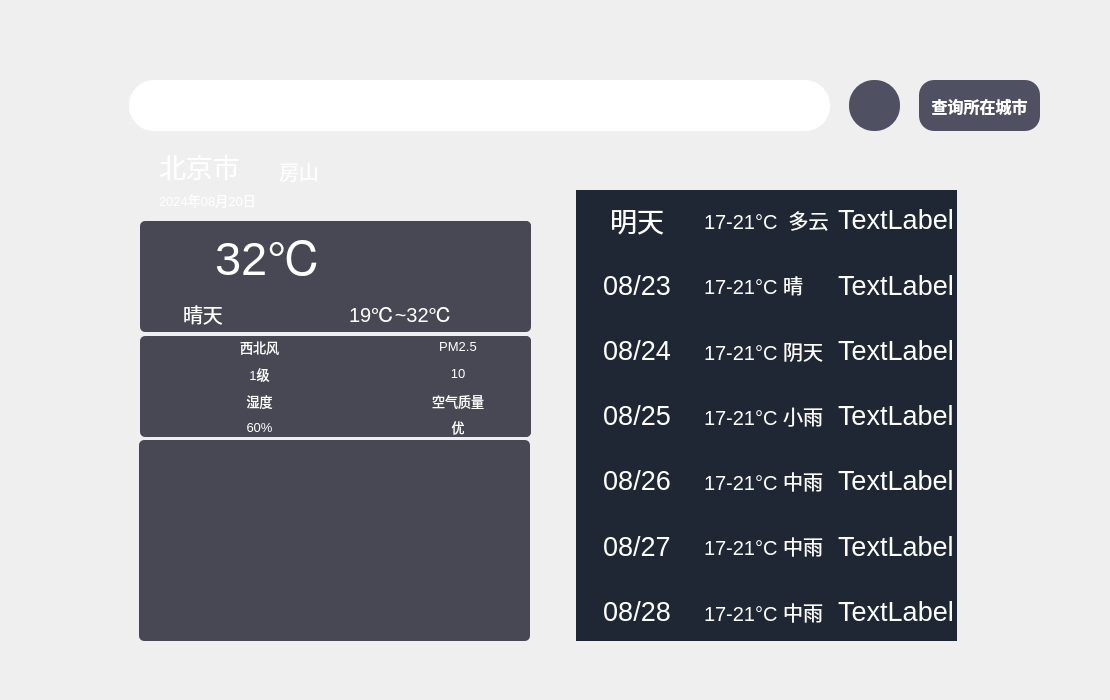
<?xml version="1.0" encoding="UTF-8"?>
<ui version="4.0">
 <class>indexWidget</class>
 <widget class="QWidget" name="indexWidget">
  <property name="geometry">
   <rect>
    <x>0</x>
    <y>0</y>
    <width>1110</width>
    <height>700</height>
   </rect>
  </property>
  <property name="windowTitle">
   <string>Form</string>
  </property>
  <property name="styleSheet">
   <string notr="true">#nameText
{
	font-size:28px;
	color: rgba(200, 200, 200, 1);
}
#infoText
{
	font-size:15px;
	color: rgba(200, 200, 200, 1);
}</string>
  </property>
  <widget class="QWidget" name="mainWidget" native="true">
   <property name="geometry">
    <rect>
     <x>-1</x>
     <y>-40</y>
     <width>1211</width>
     <height>700</height>
    </rect>
   </property>
   <property name="styleSheet">
    <string notr="true">QLabel
{
	background-color:rgba(0,0,0,0);
}</string>
   </property>
   <widget class="QWidget" name="infoWidget" native="true">
    <property name="geometry">
     <rect>
      <x>120</x>
      <y>110</y>
      <width>1051</width>
      <height>611</height>
     </rect>
    </property>
    <widget class="QLineEdit" name="searchbox">
     <property name="geometry">
      <rect>
       <x>10</x>
       <y>10</y>
       <width>701</width>
       <height>51</height>
      </rect>
     </property>
     <property name="font">
      <font>
       <pointsize>12</pointsize>
       <bold>true</bold>
      </font>
     </property>
     <property name="styleSheet">
      <string notr="true">border-radius:25px;
color:white;</string>
     </property>
     <property name="alignment">
      <set>Qt::AlignmentFlag::AlignCenter</set>
     </property>
    </widget>
    <widget class="QPushButton" name="querybutton">
     <property name="geometry">
      <rect>
       <x>730</x>
       <y>10</y>
       <width>51</width>
       <height>51</height>
      </rect>
     </property>
     <property name="maximumSize">
      <size>
       <width>519</width>
       <height>16777215</height>
      </size>
     </property>
     <property name="font">
      <font>
       <pointsize>10</pointsize>
       <bold>true</bold>
      </font>
     </property>
     <property name="styleSheet">
      <string notr="true">background-color: rgb(80, 80, 99);
border-radius:25px;
</string>
     </property>
     <property name="text">
      <string/>
     </property>
    </widget>
    <widget class="QLabel" name="today_date_lab">
     <property name="geometry">
      <rect>
       <x>40</x>
       <y>120</y>
       <width>101</width>
       <height>20</height>
      </rect>
     </property>
     <property name="font">
      <font>
       <pointsize>10</pointsize>
      </font>
     </property>
     <property name="styleSheet">
      <string notr="true">color: white;</string>
     </property>
     <property name="text">
      <string>2024年08月20日</string>
     </property>
    </widget>
    <widget class="QLabel" name="parent_lab">
     <property name="geometry">
      <rect>
       <x>40</x>
       <y>80</y>
       <width>111</width>
       <height>31</height>
      </rect>
     </property>
     <property name="font">
      <font>
       <pointsize>20</pointsize>
      </font>
     </property>
     <property name="styleSheet">
      <string notr="true">color: white;</string>
     </property>
     <property name="text">
      <string>北京市</string>
     </property>
     <property name="alignment">
      <set>Qt::AlignmentFlag::AlignLeading|Qt::AlignmentFlag::AlignLeft|Qt::AlignmentFlag::AlignVCenter</set>
     </property>
    </widget>
    <widget class="QLabel" name="cityname_lab">
     <property name="geometry">
      <rect>
       <x>160</x>
       <y>80</y>
       <width>91</width>
       <height>41</height>
      </rect>
     </property>
     <property name="font">
      <font>
       <pointsize>15</pointsize>
      </font>
     </property>
     <property name="styleSheet">
      <string notr="true">color: white;</string>
     </property>
     <property name="text">
      <string>房山</string>
     </property>
    </widget>
    <widget class="QWidget" name="gridWidget" native="true">
     <property name="geometry">
      <rect>
       <x>457</x>
       <y>120</y>
       <width>381</width>
       <height>451</height>
      </rect>
     </property>
     <property name="styleSheet">
      <string notr="true">background-color:rgb(31, 39, 53);
border-radius: 15px</string>
     </property>
     <layout class="QGridLayout" name="gridLayout">
      <item row="0" column="0">
       <layout class="QVBoxLayout" name="verticalLayout">
        <item>
         <widget class="QLabel" name="day1_date">
          <property name="font">
           <font>
            <pointsize>20</pointsize>
            <bold>false</bold>
           </font>
          </property>
          <property name="styleSheet">
           <string notr="true">color: white;
background-color:rgb(31, 39, 53);
border-radius:0px;</string>
          </property>
          <property name="text">
           <string>明天</string>
          </property>
          <property name="alignment">
           <set>Qt::AlignmentFlag::AlignCenter</set>
          </property>
         </widget>
        </item>
        <item>
         <widget class="QLabel" name="day2_date">
          <property name="font">
           <font>
            <pointsize>20</pointsize>
           </font>
          </property>
          <property name="styleSheet">
           <string notr="true">background-color:rgb(31, 39, 53);color: white;
border-radius:0;</string>
          </property>
          <property name="text">
           <string>08/23</string>
          </property>
          <property name="alignment">
           <set>Qt::AlignmentFlag::AlignCenter</set>
          </property>
         </widget>
        </item>
        <item>
         <widget class="QLabel" name="day3_date">
          <property name="font">
           <font>
            <pointsize>20</pointsize>
           </font>
          </property>
          <property name="styleSheet">
           <string notr="true">border-radius:0;background-color:rgb(31, 39, 53);color: white;</string>
          </property>
          <property name="text">
           <string>08/24</string>
          </property>
          <property name="alignment">
           <set>Qt::AlignmentFlag::AlignCenter</set>
          </property>
         </widget>
        </item>
        <item>
         <widget class="QLabel" name="day4_date">
          <property name="font">
           <font>
            <pointsize>20</pointsize>
           </font>
          </property>
          <property name="styleSheet">
           <string notr="true">border-radius:0;background-color:rgb(31, 39, 53);color: white;</string>
          </property>
          <property name="text">
           <string>08/25</string>
          </property>
          <property name="alignment">
           <set>Qt::AlignmentFlag::AlignCenter</set>
          </property>
         </widget>
        </item>
        <item>
         <widget class="QLabel" name="day5_date">
          <property name="font">
           <font>
            <pointsize>20</pointsize>
           </font>
          </property>
          <property name="styleSheet">
           <string notr="true">background-color:rgb(31, 39, 53);color: white;
border-radius:0;</string>
          </property>
          <property name="text">
           <string>08/26</string>
          </property>
          <property name="alignment">
           <set>Qt::AlignmentFlag::AlignCenter</set>
          </property>
         </widget>
        </item>
        <item alignment="Qt::AlignmentFlag::AlignHCenter">
         <widget class="QLabel" name="day6_date">
          <property name="font">
           <font>
            <pointsize>20</pointsize>
           </font>
          </property>
          <property name="styleSheet">
           <string notr="true">background-color:rgb(31, 39, 53);color: white;
border-radius:0;</string>
          </property>
          <property name="text">
           <string>08/27</string>
          </property>
         </widget>
        </item>
        <item>
         <widget class="QLabel" name="day7_date">
          <property name="font">
           <font>
            <pointsize>20</pointsize>
           </font>
          </property>
          <property name="styleSheet">
           <string notr="true">background-color:rgb(31, 39, 53);color: white;
border-radius:0;</string>
          </property>
          <property name="text">
           <string>08/28</string>
          </property>
          <property name="alignment">
           <set>Qt::AlignmentFlag::AlignCenter</set>
          </property>
         </widget>
        </item>
       </layout>
      </item>
      <item row="0" column="2">
       <layout class="QVBoxLayout" name="verticalLayout_4">
        <item>
         <widget class="QLabel" name="day1_pic">
          <property name="font">
           <font>
            <pointsize>20</pointsize>
           </font>
          </property>
          <property name="styleSheet">
           <string notr="true">border-radius:0;
background-color:rgb(31, 39, 53);color: white;</string>
          </property>
          <property name="text">
           <string>TextLabel</string>
          </property>
          <property name="alignment">
           <set>Qt::AlignmentFlag::AlignCenter</set>
          </property>
         </widget>
        </item>
        <item>
         <widget class="QLabel" name="day2_pic">
          <property name="font">
           <font>
            <pointsize>20</pointsize>
           </font>
          </property>
          <property name="styleSheet">
           <string notr="true">border-radius:0;background-color:rgb(31, 39, 53);color: white;</string>
          </property>
          <property name="text">
           <string>TextLabel</string>
          </property>
          <property name="alignment">
           <set>Qt::AlignmentFlag::AlignCenter</set>
          </property>
         </widget>
        </item>
        <item>
         <widget class="QLabel" name="day3_pic">
          <property name="font">
           <font>
            <pointsize>20</pointsize>
           </font>
          </property>
          <property name="styleSheet">
           <string notr="true">border-radius:0;background-color:rgb(31, 39, 53);color: white;</string>
          </property>
          <property name="text">
           <string>TextLabel</string>
          </property>
          <property name="alignment">
           <set>Qt::AlignmentFlag::AlignCenter</set>
          </property>
         </widget>
        </item>
        <item alignment="Qt::AlignmentFlag::AlignHCenter">
         <widget class="QLabel" name="day4_pic">
          <property name="font">
           <font>
            <pointsize>20</pointsize>
           </font>
          </property>
          <property name="styleSheet">
           <string notr="true">border-radius:0;background-color:rgb(31, 39, 53);color: white;</string>
          </property>
          <property name="text">
           <string>TextLabel</string>
          </property>
         </widget>
        </item>
        <item alignment="Qt::AlignmentFlag::AlignHCenter">
         <widget class="QLabel" name="day5_pic">
          <property name="font">
           <font>
            <pointsize>20</pointsize>
           </font>
          </property>
          <property name="styleSheet">
           <string notr="true">border-radius:0;
background-color:rgb(31, 39, 53);color: white;</string>
          </property>
          <property name="text">
           <string>TextLabel</string>
          </property>
         </widget>
        </item>
        <item alignment="Qt::AlignmentFlag::AlignHCenter">
         <widget class="QLabel" name="day6_pic">
          <property name="font">
           <font>
            <pointsize>20</pointsize>
           </font>
          </property>
          <property name="styleSheet">
           <string notr="true">border-radius:0;
background-color:rgb(31, 39, 53);color: white;</string>
          </property>
          <property name="text">
           <string>TextLabel</string>
          </property>
         </widget>
        </item>
        <item>
         <widget class="QLabel" name="day7_pic">
          <property name="font">
           <font>
            <pointsize>20</pointsize>
           </font>
          </property>
          <property name="styleSheet">
           <string notr="true">background-color:rgb(31, 39, 53);color: white;
border-radius:0;</string>
          </property>
          <property name="text">
           <string>TextLabel</string>
          </property>
          <property name="alignment">
           <set>Qt::AlignmentFlag::AlignCenter</set>
          </property>
         </widget>
        </item>
       </layout>
      </item>
      <item row="0" column="1">
       <layout class="QVBoxLayout" name="verticalLayout_3">
        <item>
         <widget class="QLabel" name="day1_t">
          <property name="font">
           <font>
            <pointsize>15</pointsize>
           </font>
          </property>
          <property name="styleSheet">
           <string notr="true">color: white;
background-color:rgb(31, 39, 53);
border-radius:0;</string>
          </property>
          <property name="text">
           <string>17-21°C  多云</string>
          </property>
          <property name="alignment">
           <set>Qt::AlignmentFlag::AlignLeading|Qt::AlignmentFlag::AlignLeft|Qt::AlignmentFlag::AlignVCenter</set>
          </property>
         </widget>
        </item>
        <item>
         <widget class="QLabel" name="day2_t">
          <property name="font">
           <font>
            <pointsize>15</pointsize>
           </font>
          </property>
          <property name="styleSheet">
           <string notr="true">border-radius:0;background-color:rgb(31, 39, 53);color: white;</string>
          </property>
          <property name="text">
           <string>17-21°C 晴</string>
          </property>
          <property name="alignment">
           <set>Qt::AlignmentFlag::AlignLeading|Qt::AlignmentFlag::AlignLeft|Qt::AlignmentFlag::AlignVCenter</set>
          </property>
         </widget>
        </item>
        <item>
         <widget class="QLabel" name="day3_t">
          <property name="font">
           <font>
            <pointsize>15</pointsize>
            <bold>false</bold>
           </font>
          </property>
          <property name="styleSheet">
           <string notr="true">border-radius:0;background-color:rgb(31, 39, 53);color: white;</string>
          </property>
          <property name="text">
           <string>17-21°C 阴天</string>
          </property>
          <property name="alignment">
           <set>Qt::AlignmentFlag::AlignLeading|Qt::AlignmentFlag::AlignLeft|Qt::AlignmentFlag::AlignVCenter</set>
          </property>
         </widget>
        </item>
        <item>
         <widget class="QLabel" name="day4_t">
          <property name="font">
           <font>
            <pointsize>15</pointsize>
           </font>
          </property>
          <property name="styleSheet">
           <string notr="true">border-radius:0;background-color:rgb(31, 39, 53);color: white;</string>
          </property>
          <property name="text">
           <string>17-21°C 小雨</string>
          </property>
          <property name="alignment">
           <set>Qt::AlignmentFlag::AlignLeading|Qt::AlignmentFlag::AlignLeft|Qt::AlignmentFlag::AlignVCenter</set>
          </property>
         </widget>
        </item>
        <item>
         <widget class="QLabel" name="day5_t">
          <property name="font">
           <font>
            <pointsize>15</pointsize>
           </font>
          </property>
          <property name="styleSheet">
           <string notr="true">border-radius:0;background-color:rgb(31, 39, 53);color: white;</string>
          </property>
          <property name="text">
           <string>17-21°C 中雨</string>
          </property>
          <property name="alignment">
           <set>Qt::AlignmentFlag::AlignLeading|Qt::AlignmentFlag::AlignLeft|Qt::AlignmentFlag::AlignVCenter</set>
          </property>
         </widget>
        </item>
        <item alignment="Qt::AlignmentFlag::AlignLeft">
         <widget class="QLabel" name="day6_t">
          <property name="font">
           <font>
            <pointsize>15</pointsize>
           </font>
          </property>
          <property name="styleSheet">
           <string notr="true">border-radius:0;background-color:rgb(31, 39, 53);color: white;</string>
          </property>
          <property name="text">
           <string>17-21°C 中雨</string>
          </property>
         </widget>
        </item>
        <item>
         <widget class="QLabel" name="day7_t">
          <property name="font">
           <font>
            <pointsize>15</pointsize>
           </font>
          </property>
          <property name="styleSheet">
           <string notr="true">background-color:rgb(31, 39, 53);color: white;
border-radius:0;</string>
          </property>
          <property name="text">
           <string>17-21°C 中雨</string>
          </property>
         </widget>
        </item>
       </layout>
      </item>
     </layout>
    </widget>
    <widget class="QLabel" name="weizhi_label">
     <property name="geometry">
      <rect>
       <x>10</x>
       <y>90</y>
       <width>31</width>
       <height>21</height>
      </rect>
     </property>
     <property name="text">
      <string/>
     </property>
    </widget>
    <widget class="QWidget" name="chartwidget" native="true">
     <property name="geometry">
      <rect>
       <x>20</x>
       <y>370</y>
       <width>391</width>
       <height>201</height>
      </rect>
     </property>
     <property name="styleSheet">
      <string notr="true">background-color:rgb(72, 72, 84);
border-radius: 5px</string>
     </property>
     <layout class="QVBoxLayout" name="verticalLayout_5"/>
    </widget>
    <widget class="QWidget" name="today_lab2" native="true">
     <property name="geometry">
      <rect>
       <x>21</x>
       <y>266</y>
       <width>391</width>
       <height>101</height>
      </rect>
     </property>
     <property name="styleSheet">
      <string notr="true">background-color:rgb(72, 72, 84);
border-radius: 5px</string>
     </property>
     <layout class="QGridLayout" name="gridLayout_3">
      <item row="1" column="0">
       <layout class="QHBoxLayout" name="horizontalLayout_9">
        <item>
         <widget class="QLabel" name="wet_icon">
          <property name="minimumSize">
           <size>
            <width>40</width>
            <height>40</height>
           </size>
          </property>
          <property name="maximumSize">
           <size>
            <width>40</width>
            <height>40</height>
           </size>
          </property>
          <property name="font">
           <font>
            <pointsize>10</pointsize>
           </font>
          </property>
          <property name="text">
           <string/>
          </property>
          <property name="pixmap">
           <pixmap>:/res/humidity.png</pixmap>
          </property>
          <property name="scaledContents">
           <bool>true</bool>
          </property>
         </widget>
        </item>
        <item>
         <layout class="QVBoxLayout" name="verticalLayout_10">
          <item>
           <widget class="QLabel" name="lbShiDuTitle">
            <property name="font">
             <font>
              <pointsize>10</pointsize>
             </font>
            </property>
            <property name="styleSheet">
             <string notr="true">color:white;</string>
            </property>
            <property name="text">
             <string>湿度</string>
            </property>
            <property name="alignment">
             <set>Qt::AlignmentFlag::AlignCenter</set>
            </property>
           </widget>
          </item>
          <item>
           <widget class="QLabel" name="wet_lab">
            <property name="font">
             <font>
              <pointsize>10</pointsize>
             </font>
            </property>
            <property name="styleSheet">
             <string notr="true">color:white;</string>
            </property>
            <property name="text">
             <string>60%</string>
            </property>
            <property name="alignment">
             <set>Qt::AlignmentFlag::AlignCenter</set>
            </property>
           </widget>
          </item>
         </layout>
        </item>
       </layout>
      </item>
      <item row="1" column="1">
       <layout class="QHBoxLayout" name="horizontalLayout_10">
        <item>
         <widget class="QLabel" name="quality_icon">
          <property name="minimumSize">
           <size>
            <width>40</width>
            <height>40</height>
           </size>
          </property>
          <property name="maximumSize">
           <size>
            <width>40</width>
            <height>40</height>
           </size>
          </property>
          <property name="font">
           <font>
            <pointsize>10</pointsize>
           </font>
          </property>
          <property name="text">
           <string/>
          </property>
          <property name="pixmap">
           <pixmap>:/res/aqi.png</pixmap>
          </property>
          <property name="scaledContents">
           <bool>true</bool>
          </property>
         </widget>
        </item>
        <item>
         <layout class="QVBoxLayout" name="verticalLayout_11">
          <item>
           <widget class="QLabel" name="lblQualityTitle">
            <property name="font">
             <font>
              <pointsize>10</pointsize>
             </font>
            </property>
            <property name="styleSheet">
             <string notr="true">color:white;</string>
            </property>
            <property name="text">
             <string>空气质量</string>
            </property>
            <property name="alignment">
             <set>Qt::AlignmentFlag::AlignCenter</set>
            </property>
           </widget>
          </item>
          <item>
           <widget class="QLabel" name="quality_lab">
            <property name="font">
             <font>
              <pointsize>10</pointsize>
             </font>
            </property>
            <property name="styleSheet">
             <string notr="true">color:white;</string>
            </property>
            <property name="text">
             <string>优</string>
            </property>
            <property name="alignment">
             <set>Qt::AlignmentFlag::AlignCenter</set>
            </property>
           </widget>
          </item>
         </layout>
        </item>
       </layout>
      </item>
      <item row="0" column="1">
       <layout class="QHBoxLayout" name="horizontalLayout_8">
        <item>
         <widget class="QLabel" name="pm25_icon">
          <property name="minimumSize">
           <size>
            <width>40</width>
            <height>40</height>
           </size>
          </property>
          <property name="maximumSize">
           <size>
            <width>40</width>
            <height>40</height>
           </size>
          </property>
          <property name="font">
           <font>
            <pointsize>10</pointsize>
           </font>
          </property>
          <property name="text">
           <string/>
          </property>
          <property name="pixmap">
           <pixmap>:/res/pm25.png</pixmap>
          </property>
          <property name="scaledContents">
           <bool>true</bool>
          </property>
         </widget>
        </item>
        <item>
         <layout class="QVBoxLayout" name="verticalLayout_9">
          <item>
           <widget class="QLabel" name="lbPm25Title">
            <property name="font">
             <font>
              <pointsize>10</pointsize>
             </font>
            </property>
            <property name="styleSheet">
             <string notr="true">color:white;</string>
            </property>
            <property name="text">
             <string>PM2.5</string>
            </property>
            <property name="alignment">
             <set>Qt::AlignmentFlag::AlignCenter</set>
            </property>
           </widget>
          </item>
          <item>
           <widget class="QLabel" name="pm25_lab">
            <property name="font">
             <font>
              <pointsize>10</pointsize>
             </font>
            </property>
            <property name="styleSheet">
             <string notr="true">color:white;</string>
            </property>
            <property name="text">
             <string>10</string>
            </property>
            <property name="alignment">
             <set>Qt::AlignmentFlag::AlignCenter</set>
            </property>
           </widget>
          </item>
         </layout>
        </item>
       </layout>
      </item>
      <item row="0" column="0">
       <layout class="QHBoxLayout" name="horizontalLayout">
        <item>
         <widget class="QLabel" name="wind_icon">
          <property name="minimumSize">
           <size>
            <width>40</width>
            <height>40</height>
           </size>
          </property>
          <property name="maximumSize">
           <size>
            <width>40</width>
            <height>40</height>
           </size>
          </property>
          <property name="font">
           <font>
            <pointsize>10</pointsize>
           </font>
          </property>
          <property name="text">
           <string/>
          </property>
          <property name="pixmap">
           <pixmap>:/res/wind.png</pixmap>
          </property>
          <property name="scaledContents">
           <bool>true</bool>
          </property>
         </widget>
        </item>
        <item>
         <layout class="QVBoxLayout" name="verticalLayout_2">
          <item>
           <widget class="QLabel" name="wind_dir_lab">
            <property name="font">
             <font>
              <pointsize>10</pointsize>
             </font>
            </property>
            <property name="styleSheet">
             <string notr="true">color:white;</string>
            </property>
            <property name="text">
             <string>西北风</string>
            </property>
            <property name="alignment">
             <set>Qt::AlignmentFlag::AlignCenter</set>
            </property>
           </widget>
          </item>
          <item>
           <widget class="QLabel" name="wind_grade">
            <property name="font">
             <font>
              <pointsize>10</pointsize>
             </font>
            </property>
            <property name="styleSheet">
             <string notr="true">color:white;</string>
            </property>
            <property name="text">
             <string>1级</string>
            </property>
            <property name="alignment">
             <set>Qt::AlignmentFlag::AlignCenter</set>
            </property>
           </widget>
          </item>
         </layout>
        </item>
       </layout>
      </item>
     </layout>
    </widget>
    <widget class="QWidget" name="today_lab1" native="true">
     <property name="geometry">
      <rect>
       <x>21</x>
       <y>151</y>
       <width>391</width>
       <height>111</height>
      </rect>
     </property>
     <property name="styleSheet">
      <string notr="true">background-color:rgb(72, 72, 84);
border-radius: 5px</string>
     </property>
     <layout class="QGridLayout" name="gridLayout_2">
      <item row="0" column="0" colspan="2" alignment="Qt::AlignmentFlag::AlignHCenter">
       <widget class="QLabel" name="today_temp_lab">
        <property name="font">
         <font>
          <pointsize>35</pointsize>
         </font>
        </property>
        <property name="styleSheet">
         <string notr="true">color: white;</string>
        </property>
        <property name="text">
         <string>32℃</string>
        </property>
       </widget>
      </item>
      <item row="1" column="0" alignment="Qt::AlignmentFlag::AlignHCenter">
       <widget class="QLabel" name="today_type_lab">
        <property name="font">
         <font>
          <pointsize>15</pointsize>
         </font>
        </property>
        <property name="styleSheet">
         <string notr="true">color: white;</string>
        </property>
        <property name="text">
         <string>晴天</string>
        </property>
       </widget>
      </item>
      <item row="1" column="1" colspan="2" alignment="Qt::AlignmentFlag::AlignHCenter">
       <widget class="QLabel" name="today_hlt_lab">
        <property name="font">
         <font>
          <pointsize>15</pointsize>
         </font>
        </property>
        <property name="styleSheet">
         <string notr="true">color: white;</string>
        </property>
        <property name="text">
         <string>19℃~32℃</string>
        </property>
       </widget>
      </item>
      <item row="0" column="2">
       <widget class="QLabel" name="today_pic_lab">
        <property name="text">
         <string/>
        </property>
       </widget>
      </item>
     </layout>
    </widget>
    <widget class="QPushButton" name="location">
     <property name="geometry">
      <rect>
       <x>800</x>
       <y>10</y>
       <width>121</width>
       <height>51</height>
      </rect>
     </property>
     <property name="maximumSize">
      <size>
       <width>519</width>
       <height>16777215</height>
      </size>
     </property>
     <property name="font">
      <font>
       <pointsize>12</pointsize>
       <bold>true</bold>
      </font>
     </property>
     <property name="styleSheet">
      <string notr="true">background-color: rgb(80, 80, 99);
border-radius:15px;
color:white;

</string>
     </property>
     <property name="text">
      <string>查询所在城市</string>
     </property>
    </widget>
   </widget>
  </widget>
 </widget>
 <resources/>
 <connections/>
</ui>
